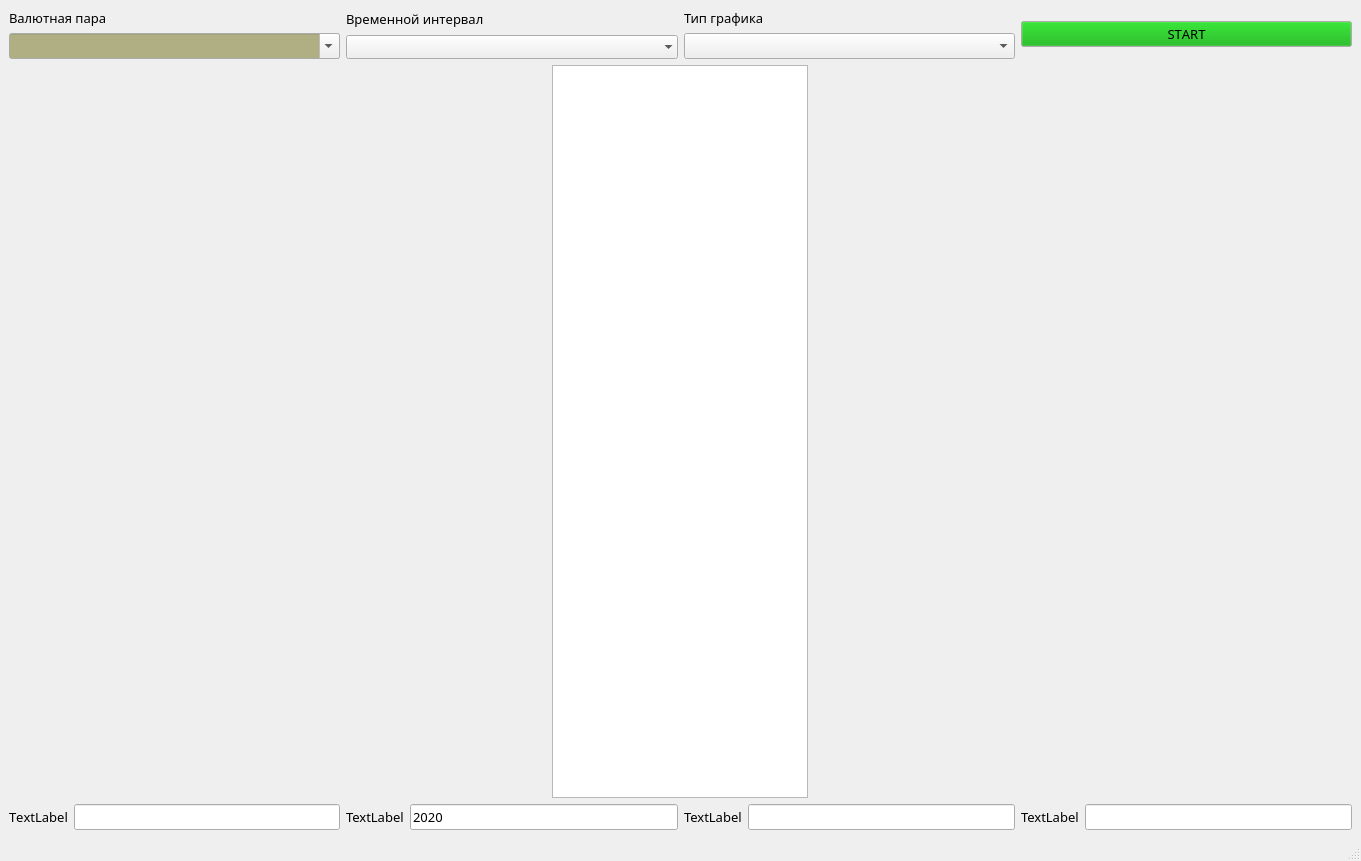
<?xml version="1.0" encoding="UTF-8"?>
<ui version="4.0">
 <class>MainWindow</class>
 <widget class="QMainWindow" name="MainWindow">
  <property name="geometry">
   <rect>
    <x>0</x>
    <y>0</y>
    <width>1361</width>
    <height>861</height>
   </rect>
  </property>
  <property name="windowTitle">
   <string>MainWindow</string>
  </property>
  <widget class="QWidget" name="centralwidget">
   <layout class="QGridLayout" name="gridLayout_2">
    <item row="0" column="0">
     <layout class="QVBoxLayout" name="verticalLayout_5">
      <item>
       <layout class="QHBoxLayout" name="horizontalLayout_6">
        <item>
         <layout class="QVBoxLayout" name="verticalLayout">
          <item>
           <widget class="QLabel" name="label_2">
            <property name="enabled">
             <bool>true</bool>
            </property>
            <property name="palette">
             <palette>
              <active>
               <colorrole role="Base">
                <brush brushstyle="SolidPattern">
                 <color alpha="255">
                  <red>175</red>
                  <green>175</green>
                  <blue>131</blue>
                 </color>
                </brush>
               </colorrole>
              </active>
              <inactive>
               <colorrole role="Base">
                <brush brushstyle="SolidPattern">
                 <color alpha="255">
                  <red>175</red>
                  <green>175</green>
                  <blue>131</blue>
                 </color>
                </brush>
               </colorrole>
              </inactive>
              <disabled>
               <colorrole role="Base">
                <brush brushstyle="SolidPattern">
                 <color alpha="255">
                  <red>240</red>
                  <green>240</green>
                  <blue>240</blue>
                 </color>
                </brush>
               </colorrole>
              </disabled>
             </palette>
            </property>
            <property name="font">
             <font>
              <family>Trebuchet MS</family>
              <pointsize>10</pointsize>
              <weight>50</weight>
              <bold>false</bold>
              <kerning>false</kerning>
             </font>
            </property>
            <property name="cursor">
             <cursorShape>ArrowCursor</cursorShape>
            </property>
            <property name="focusPolicy">
             <enum>Qt::WheelFocus</enum>
            </property>
            <property name="text">
             <string>Валютная пара</string>
            </property>
           </widget>
          </item>
          <item>
           <widget class="QComboBox" name="comboBox_2">
            <property name="enabled">
             <bool>true</bool>
            </property>
            <property name="palette">
             <palette>
              <active>
               <colorrole role="Base">
                <brush brushstyle="SolidPattern">
                 <color alpha="255">
                  <red>175</red>
                  <green>175</green>
                  <blue>131</blue>
                 </color>
                </brush>
               </colorrole>
              </active>
              <inactive>
               <colorrole role="Base">
                <brush brushstyle="SolidPattern">
                 <color alpha="255">
                  <red>175</red>
                  <green>175</green>
                  <blue>131</blue>
                 </color>
                </brush>
               </colorrole>
              </inactive>
              <disabled>
               <colorrole role="Base">
                <brush brushstyle="SolidPattern">
                 <color alpha="255">
                  <red>240</red>
                  <green>240</green>
                  <blue>240</blue>
                 </color>
                </brush>
               </colorrole>
              </disabled>
             </palette>
            </property>
            <property name="font">
             <font>
              <family>Trebuchet MS</family>
              <pointsize>10</pointsize>
              <weight>50</weight>
              <bold>false</bold>
              <kerning>false</kerning>
             </font>
            </property>
            <property name="cursor">
             <cursorShape>PointingHandCursor</cursorShape>
            </property>
            <property name="focusPolicy">
             <enum>Qt::WheelFocus</enum>
            </property>
            <property name="editable">
             <bool>true</bool>
            </property>
           </widget>
          </item>
         </layout>
        </item>
        <item>
         <layout class="QVBoxLayout" name="verticalLayout_2">
          <item>
           <widget class="QLabel" name="label_3">
            <property name="enabled">
             <bool>true</bool>
            </property>
            <property name="palette">
             <palette>
              <active>
               <colorrole role="Base">
                <brush brushstyle="SolidPattern">
                 <color alpha="255">
                  <red>175</red>
                  <green>175</green>
                  <blue>131</blue>
                 </color>
                </brush>
               </colorrole>
              </active>
              <inactive>
               <colorrole role="Base">
                <brush brushstyle="SolidPattern">
                 <color alpha="255">
                  <red>175</red>
                  <green>175</green>
                  <blue>131</blue>
                 </color>
                </brush>
               </colorrole>
              </inactive>
              <disabled>
               <colorrole role="Base">
                <brush brushstyle="SolidPattern">
                 <color alpha="255">
                  <red>240</red>
                  <green>240</green>
                  <blue>240</blue>
                 </color>
                </brush>
               </colorrole>
              </disabled>
             </palette>
            </property>
            <property name="font">
             <font>
              <family>Trebuchet MS</family>
              <pointsize>10</pointsize>
              <weight>50</weight>
              <bold>false</bold>
              <kerning>false</kerning>
             </font>
            </property>
            <property name="cursor">
             <cursorShape>ArrowCursor</cursorShape>
            </property>
            <property name="focusPolicy">
             <enum>Qt::WheelFocus</enum>
            </property>
            <property name="text">
             <string>Временной интервал</string>
            </property>
           </widget>
          </item>
          <item>
           <widget class="QComboBox" name="comboBox">
            <property name="enabled">
             <bool>true</bool>
            </property>
            <property name="palette">
             <palette>
              <active>
               <colorrole role="Base">
                <brush brushstyle="SolidPattern">
                 <color alpha="255">
                  <red>175</red>
                  <green>175</green>
                  <blue>131</blue>
                 </color>
                </brush>
               </colorrole>
              </active>
              <inactive>
               <colorrole role="Base">
                <brush brushstyle="SolidPattern">
                 <color alpha="255">
                  <red>175</red>
                  <green>175</green>
                  <blue>131</blue>
                 </color>
                </brush>
               </colorrole>
              </inactive>
              <disabled>
               <colorrole role="Base">
                <brush brushstyle="SolidPattern">
                 <color alpha="255">
                  <red>240</red>
                  <green>240</green>
                  <blue>240</blue>
                 </color>
                </brush>
               </colorrole>
              </disabled>
             </palette>
            </property>
            <property name="font">
             <font>
              <family>Trebuchet MS</family>
              <pointsize>10</pointsize>
              <weight>50</weight>
              <bold>false</bold>
              <kerning>false</kerning>
             </font>
            </property>
            <property name="cursor">
             <cursorShape>PointingHandCursor</cursorShape>
            </property>
            <property name="mouseTracking">
             <bool>true</bool>
            </property>
            <property name="tabletTracking">
             <bool>false</bool>
            </property>
            <property name="focusPolicy">
             <enum>Qt::WheelFocus</enum>
            </property>
            <property name="editable">
             <bool>false</bool>
            </property>
            <property name="currentText">
             <string/>
            </property>
            <property name="currentIndex">
             <number>-1</number>
            </property>
            <property name="maxVisibleItems">
             <number>8</number>
            </property>
            <property name="duplicatesEnabled">
             <bool>false</bool>
            </property>
            <property name="frame">
             <bool>false</bool>
            </property>
           </widget>
          </item>
         </layout>
        </item>
        <item>
         <layout class="QVBoxLayout" name="verticalLayout_3">
          <item>
           <widget class="QLabel" name="label">
            <property name="font">
             <font>
              <family>Trebuchet MS</family>
              <pointsize>10</pointsize>
             </font>
            </property>
            <property name="text">
             <string>Тип графика</string>
            </property>
           </widget>
          </item>
          <item>
           <widget class="QComboBox" name="comboBox_3">
            <property name="font">
             <font>
              <family>Trebuchet MS</family>
              <pointsize>10</pointsize>
             </font>
            </property>
            <property name="cursor">
             <cursorShape>PointingHandCursor</cursorShape>
            </property>
           </widget>
          </item>
         </layout>
        </item>
        <item>
         <layout class="QVBoxLayout" name="verticalLayout_4">
          <item>
           <widget class="QPushButton" name="pushButton1_6">
            <property name="enabled">
             <bool>true</bool>
            </property>
            <property name="palette">
             <palette>
              <active>
               <colorrole role="Button">
                <brush brushstyle="SolidPattern">
                 <color alpha="255">
                  <red>0</red>
                  <green>170</green>
                  <blue>0</blue>
                 </color>
                </brush>
               </colorrole>
              </active>
              <inactive>
               <colorrole role="Button">
                <brush brushstyle="SolidPattern">
                 <color alpha="255">
                  <red>0</red>
                  <green>170</green>
                  <blue>0</blue>
                 </color>
                </brush>
               </colorrole>
              </inactive>
              <disabled>
               <colorrole role="Button">
                <brush brushstyle="SolidPattern">
                 <color alpha="255">
                  <red>0</red>
                  <green>170</green>
                  <blue>0</blue>
                 </color>
                </brush>
               </colorrole>
              </disabled>
             </palette>
            </property>
            <property name="font">
             <font>
              <family>Trebuchet MS</family>
              <pointsize>10</pointsize>
              <weight>50</weight>
              <bold>false</bold>
              <kerning>false</kerning>
             </font>
            </property>
            <property name="cursor">
             <cursorShape>PointingHandCursor</cursorShape>
            </property>
            <property name="focusPolicy">
             <enum>Qt::WheelFocus</enum>
            </property>
            <property name="text">
             <string>START</string>
            </property>
           </widget>
          </item>
         </layout>
        </item>
       </layout>
      </item>
      <item>
       <layout class="QHBoxLayout" name="horizontalLayout_7">
        <item>
         <layout class="QGridLayout" name="gridLayout"/>
        </item>
        <item>
         <widget class="QTextBrowser" name="textBrowser">
          <property name="enabled">
           <bool>true</bool>
          </property>
          <property name="sizePolicy">
           <sizepolicy hsizetype="Maximum" vsizetype="Expanding">
            <horstretch>0</horstretch>
            <verstretch>0</verstretch>
           </sizepolicy>
          </property>
          <property name="palette">
           <palette>
            <active>
             <colorrole role="Base">
              <brush brushstyle="SolidPattern">
               <color alpha="255">
                <red>255</red>
                <green>255</green>
                <blue>255</blue>
               </color>
              </brush>
             </colorrole>
            </active>
            <inactive>
             <colorrole role="Base">
              <brush brushstyle="SolidPattern">
               <color alpha="255">
                <red>255</red>
                <green>255</green>
                <blue>255</blue>
               </color>
              </brush>
             </colorrole>
            </inactive>
            <disabled>
             <colorrole role="Base">
              <brush brushstyle="SolidPattern">
               <color alpha="255">
                <red>240</red>
                <green>240</green>
                <blue>240</blue>
               </color>
              </brush>
             </colorrole>
            </disabled>
           </palette>
          </property>
          <property name="font">
           <font>
            <family>Trebuchet MS</family>
            <pointsize>9</pointsize>
            <weight>50</weight>
            <bold>false</bold>
            <underline>true</underline>
            <kerning>false</kerning>
           </font>
          </property>
          <property name="cursor" stdset="0">
           <cursorShape>ArrowCursor</cursorShape>
          </property>
          <property name="focusPolicy">
           <enum>Qt::WheelFocus</enum>
          </property>
          <property name="contextMenuPolicy">
           <enum>Qt::NoContextMenu</enum>
          </property>
         </widget>
        </item>
       </layout>
      </item>
      <item>
       <layout class="QHBoxLayout" name="horizontalLayout_5">
        <item>
         <layout class="QHBoxLayout" name="horizontalLayout">
          <item>
           <widget class="QLabel" name="label_4">
            <property name="enabled">
             <bool>true</bool>
            </property>
            <property name="font">
             <font>
              <family>Trebuchet MS</family>
              <pointsize>10</pointsize>
              <weight>50</weight>
              <bold>false</bold>
              <kerning>false</kerning>
             </font>
            </property>
            <property name="cursor">
             <cursorShape>ArrowCursor</cursorShape>
            </property>
            <property name="focusPolicy">
             <enum>Qt::WheelFocus</enum>
            </property>
            <property name="text">
             <string>TextLabel</string>
            </property>
           </widget>
          </item>
          <item>
           <widget class="QLineEdit" name="key">
            <property name="font">
             <font>
              <family>Trebuchet MS</family>
              <pointsize>10</pointsize>
              <weight>50</weight>
              <bold>false</bold>
             </font>
            </property>
            <property name="cursor">
             <cursorShape>IBeamCursor</cursorShape>
            </property>
           </widget>
          </item>
         </layout>
        </item>
        <item>
         <layout class="QHBoxLayout" name="horizontalLayout_2">
          <item>
           <widget class="QLabel" name="label_5">
            <property name="font">
             <font>
              <family>Trebuchet MS</family>
              <pointsize>10</pointsize>
              <weight>50</weight>
              <bold>false</bold>
             </font>
            </property>
            <property name="text">
             <string>TextLabel</string>
            </property>
           </widget>
          </item>
          <item>
           <widget class="QLineEdit" name="god">
            <property name="font">
             <font>
              <family>Trebuchet MS</family>
              <pointsize>10</pointsize>
              <weight>50</weight>
              <bold>false</bold>
             </font>
            </property>
            <property name="cursor">
             <cursorShape>IBeamCursor</cursorShape>
            </property>
            <property name="focusPolicy">
             <enum>Qt::WheelFocus</enum>
            </property>
            <property name="text">
             <string>2020</string>
            </property>
           </widget>
          </item>
         </layout>
        </item>
        <item>
         <layout class="QHBoxLayout" name="horizontalLayout_3">
          <item>
           <widget class="QLabel" name="label_6">
            <property name="font">
             <font>
              <family>Trebuchet MS</family>
              <pointsize>10</pointsize>
              <weight>50</weight>
              <bold>false</bold>
             </font>
            </property>
            <property name="text">
             <string>TextLabel</string>
            </property>
           </widget>
          </item>
          <item>
           <widget class="QLineEdit" name="meslats">
            <property name="font">
             <font>
              <family>Trebuchet MS</family>
              <pointsize>10</pointsize>
              <weight>50</weight>
              <bold>false</bold>
             </font>
            </property>
            <property name="text">
             <string/>
            </property>
           </widget>
          </item>
         </layout>
        </item>
        <item>
         <layout class="QHBoxLayout" name="horizontalLayout_4">
          <item>
           <widget class="QLabel" name="label_7">
            <property name="font">
             <font>
              <family>Trebuchet MS</family>
              <pointsize>10</pointsize>
              <weight>50</weight>
              <bold>false</bold>
             </font>
            </property>
            <property name="text">
             <string>TextLabel</string>
            </property>
           </widget>
          </item>
          <item>
           <widget class="QLineEdit" name="chislo">
            <property name="font">
             <font>
              <family>Trebuchet MS</family>
              <pointsize>10</pointsize>
              <weight>50</weight>
              <bold>false</bold>
             </font>
            </property>
            <property name="text">
             <string/>
            </property>
           </widget>
          </item>
         </layout>
        </item>
       </layout>
      </item>
     </layout>
    </item>
   </layout>
  </widget>
  <widget class="QMenuBar" name="menubar">
   <property name="geometry">
    <rect>
     <x>0</x>
     <y>0</y>
     <width>1361</width>
     <height>26</height>
    </rect>
   </property>
  </widget>
  <widget class="QStatusBar" name="statusbar"/>
 </widget>
 <resources/>
 <connections/>
</ui>
